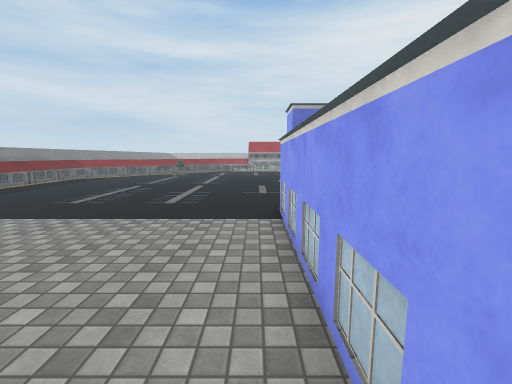
[1] (above)

23 first-person views from a walk through a Unity game level. The camera is 1.5 m above the floor, tilts 8° down and sees 90° across. The floor is counted in squares, 1 m on a side. Each view is taken from the middle of a square. On the plan, view 1 faces up. The plan holds only what a view shows up to about 13 squares ahead; the rest is blank. The place goes on beyond the plan. Some surface patterns are stand-ins.

[2]
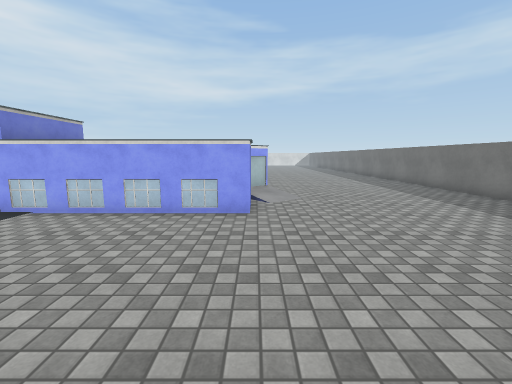

[3]
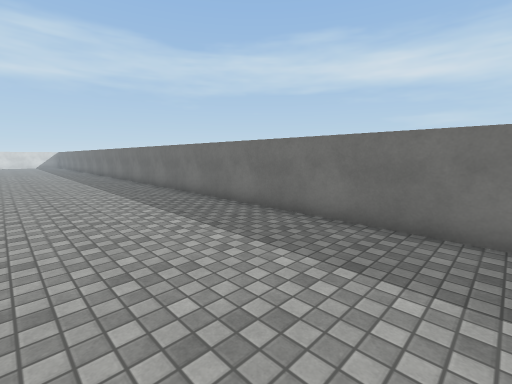

[4]
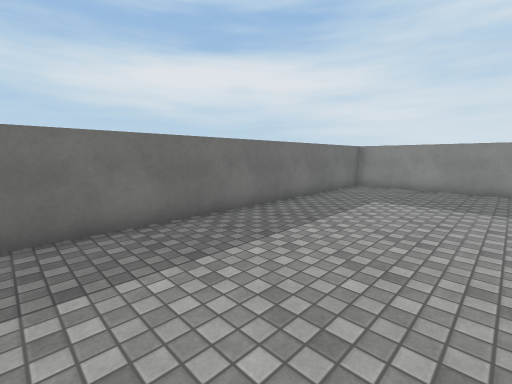

[5]
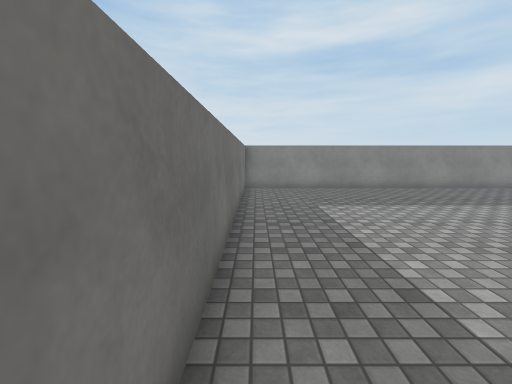

[6]
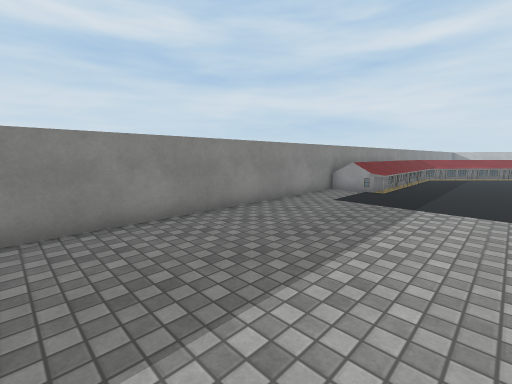

[7]
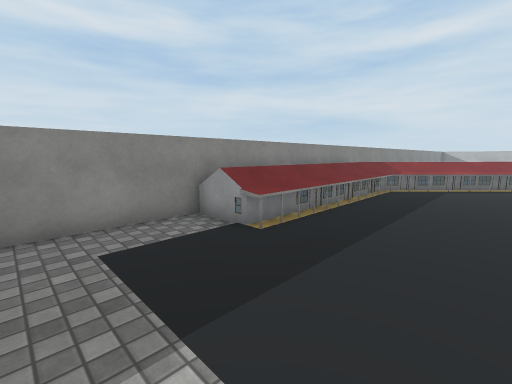

[8]
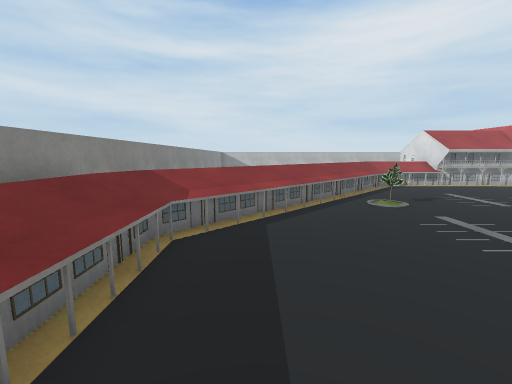

[9]
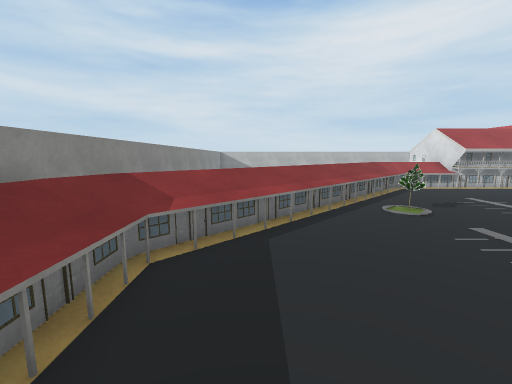

[10]
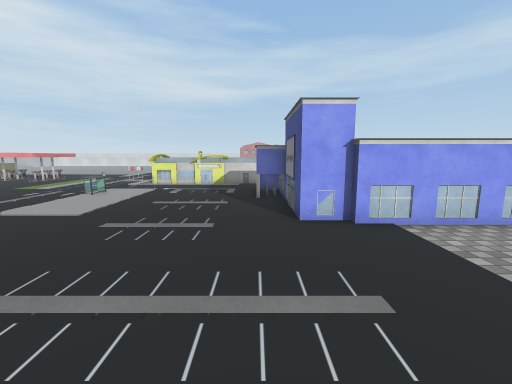

[11]
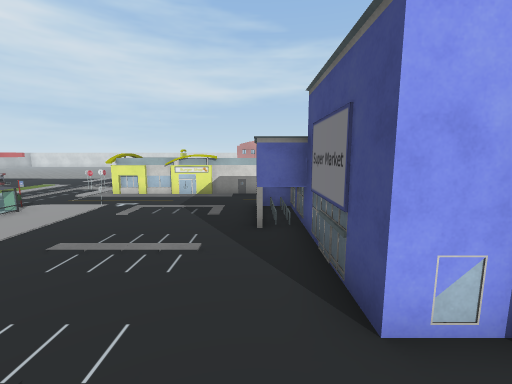

[12]
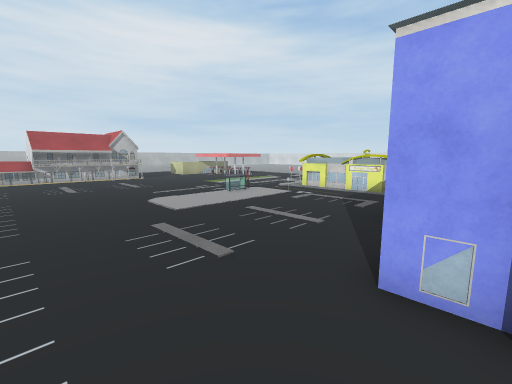

[13]
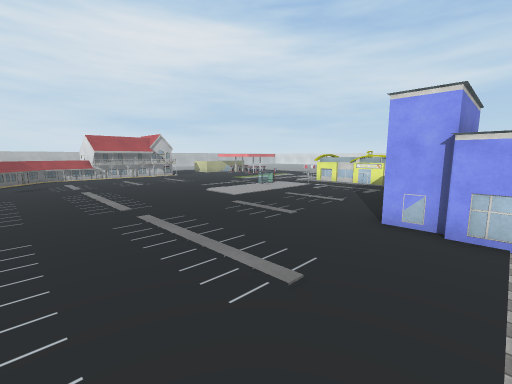

[14]
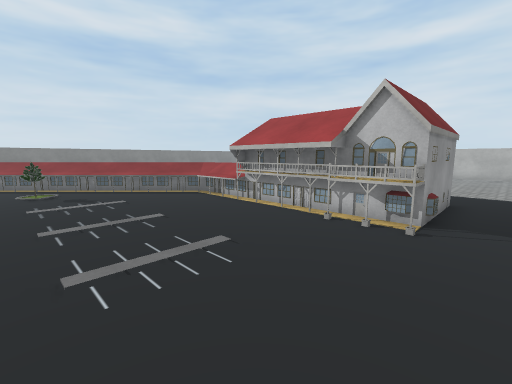

[15]
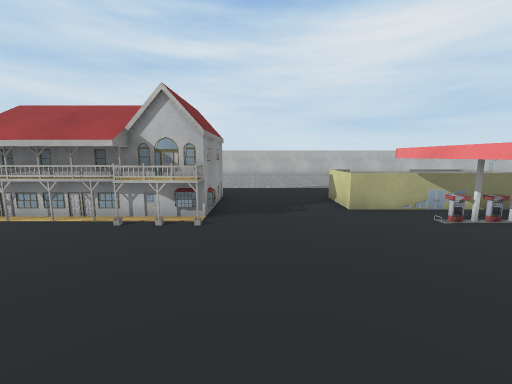

[16]
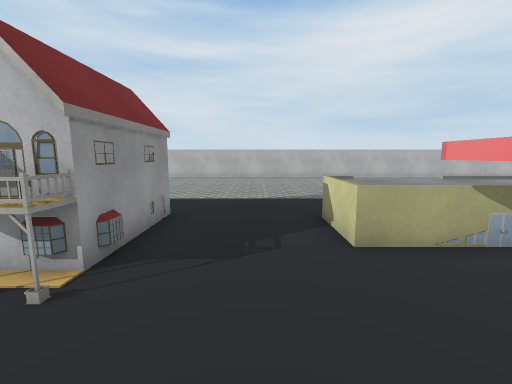

[17]
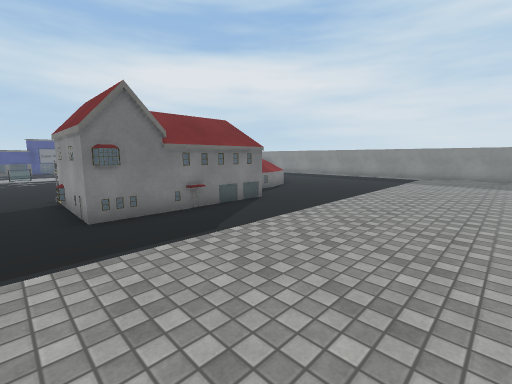

[18]
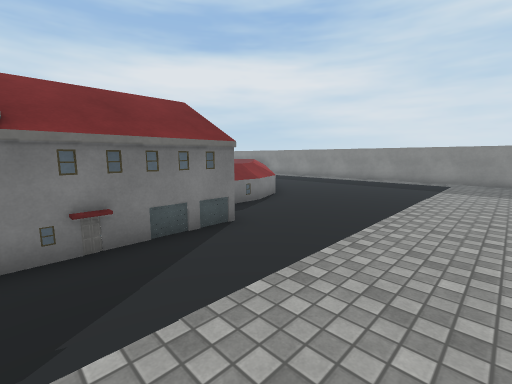

[19]
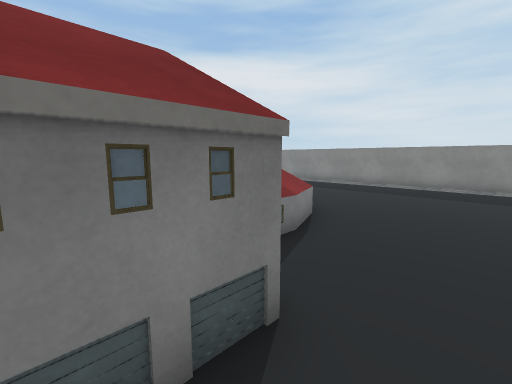

[20]
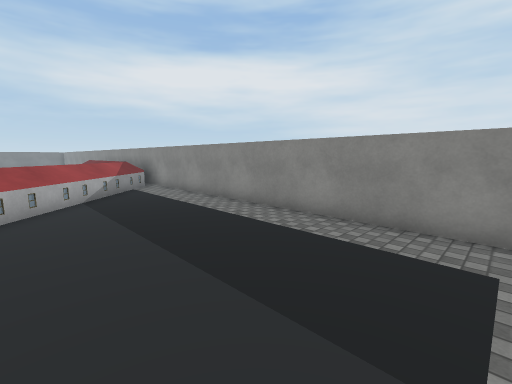

[21]
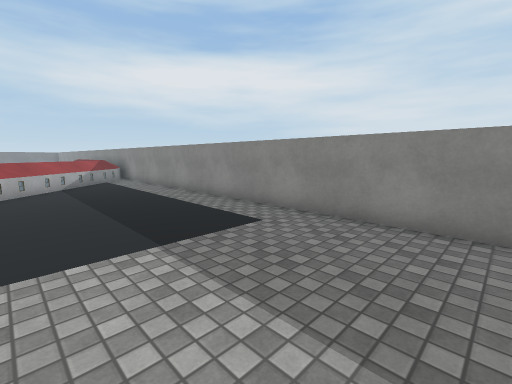

[22]
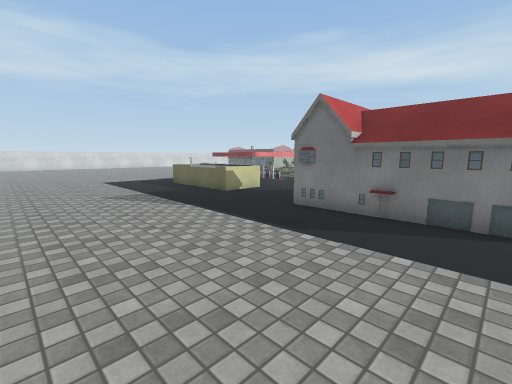

[23]
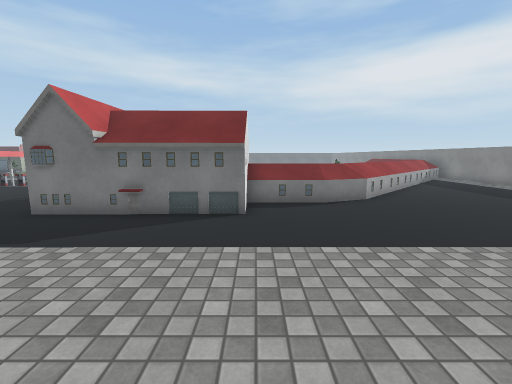

### Floor plan
Key: @ floor where view 1 was taken; # wall or solid block; . floor; ^ raised ledge; T tree; O other object.
Columns run from 14 left of view 1 to 17 right of it. Each row starts with its distance up from view 1.
 35 #...............................
 34 #...............................
 33 #..............................
 32 #.............................
 31 #............................
 30 #...........................
 29 #.............#####........
 28 #............#######...OOOOO
 27 #..........^^^     #...OOOOO
 26 #........^^^^^     #...OOOOO
 25 #.......^^^^^^######....OOO
 24 #......^^^^.............O
 23 #.....^^^^..............OO
 22 #....^^^^...............OOO
 21 #...^^^^................
 20 #..^^^^.T.............
 19 #.^^^^.................
 18 #^^^^......................
 17 #^^^.....................O.
 16 #^^................OO....O.
 15 #^^.............   O...#^^
 14 #^^.............  ...O.^
 13 #^^....................^
 12 #^^....................^
 11 #^^....................^
 10 #^^....................^
  9 #^^...............^^^^.^
  8 #..............####^^^
  7 #..............#
  6 #...... .......^
  5 #......  ......^
  4 #......  ......^
  3 #......   .....^
  2 #......   .....^
  1 #......   .....^
  0 #...... . ....@^^ ##
 -1 #.....    ............
 -2 #......   ............
 -3 #.........................
 -4 #.........................
 -5 #........................
 -6 #.......................
 -7 #......................
 -8 #.....................
 -9 ######################

Positions as (right, up) in squares from view 1, and headings:
1: (0, 0), facing up
2: (-6, 0), facing right
3: (-6, -3), facing down-right
4: (-1, -3), facing down-left
5: (-2, -8), facing left
6: (-8, -2), facing up-left
7: (-8, 5), facing up-left
8: (-10, 12), facing up
9: (-10, 13), facing up
10: (-5, 9), facing right
11: (-1, 9), facing right
12: (-2, 7), facing up-right
13: (-5, 6), facing up-right
14: (6, 19), facing up-left
15: (6, 19), facing up
16: (7, 22), facing up
17: (6, 35), facing down-left
18: (3, 33), facing down-left
19: (1, 30), facing down-left
20: (-8, 31), facing down-left
21: (-8, 35), facing down-left
22: (0, 35), facing down-right
23: (-1, 35), facing down
